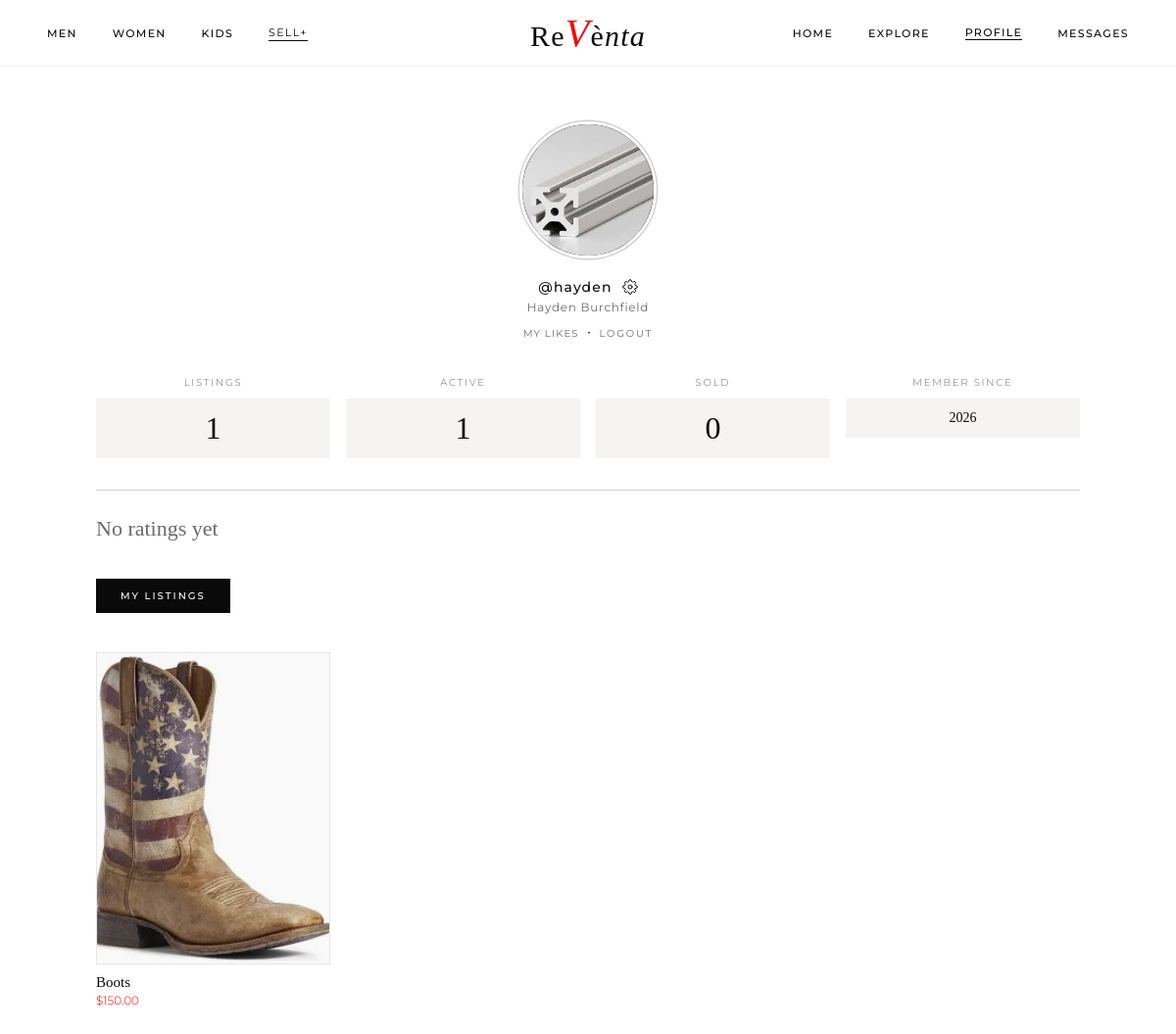
Screenshot of /pages/profile.php (signed in) with the database file from the repository.
### tables this page shows
CREATE TABLE `user` (
  `id` int NOT NULL AUTO_INCREMENT,
  `email` varchar(45) DEFAULT NULL,
  `phone_number` varchar(10) DEFAULT NULL,
  `birthday` datetime DEFAULT NULL,
  `username` varchar(15) DEFAULT NULL,
  `full_name` varchar(50) DEFAULT NULL,
  `address` varchar(45) DEFAULT NULL,
  `password` varchar(100) DEFAULT NULL,
  `state_id` int DEFAULT NULL,
  `country_id` int DEFAULT NULL,
  `profile_picture` varchar(500) DEFAULT NULL,
  `bio` varchar(300) DEFAULT NULL,
  `gender` varchar(20) DEFAULT NULL,
  PRIMARY KEY (`id`)
);

CREATE TABLE `listing` (
  `id` int NOT NULL AUTO_INCREMENT,
  `name` varchar(50) DEFAULT NULL,
  `price` varchar(45) DEFAULT NULL,
  `description` text,
  `condition_id` int DEFAULT NULL,
  `seller_id` int DEFAULT NULL,
  `create_date` datetime DEFAULT NULL,
  `is_sold` tinyint(1) DEFAULT '0',
  `created_at` datetime DEFAULT CURRENT_TIMESTAMP,
  `category_id` int DEFAULT NULL,
  `view_count` int DEFAULT NULL,
  PRIMARY KEY (`id`),
  KEY `category_id` (`category_id`),
  CONSTRAINT `listing_ibfk_1` FOREIGN KEY (`category_id`) REFERENCES `category` (`id`) ON DELETE SET NULL
);

### php/Utils/DatabaseConnection.php (called while the page is built, shortened)
<?php
class DatabaseConnection {
    private $host = "localhost";
    private $username = "root";
    private $password = "password";
    private $database = "reventa";
    private $connection;
    public function __construct() {
        $this->connection = new mysqli($this->host, $this->username, $this->password, $this->database);
        $this->connection->set_charset("utf8mb4");
    }
    public function getConnection() {
        return $this->connection;
    }
}
?>

### php/objects/User.php (called while the page is built, shortened)
<?php
require_once __DIR__ . '/../Utils/DatabaseConnection.php';
class User {
    private $db;
    public function __construct() {
        $this->db = new DatabaseConnection();
    }
    public function getUserById($id) {
        $conn  = $this->db->connect();
        $stmt  = $conn->prepare("SELECT * FROM user WHERE id = ?");
        $stmt->bind_param("i", $id);
        $stmt->execute();
        $user = $stmt->get_result()->fetch_assoc();
        return $user;
    }
    public function populate($id) {
        $user = $this->getUserById($id);
        $this->id              = $user['id'];
        $this->username        = $user['username'];
        $this->full_name       = $user['full_name']       ?? '';
        $this->birthday        = $user['birthday']        ?? '';
        $this->profile_picture = $user['profile_picture'] ?? null;
        return true;
    }
}
?>

### php/objects/Listing.php (called while the page is built, shortened)
<?php
require_once __DIR__ . '/../Utils/DatabaseConnection.php';
class Listing {
    private $conn;
    public function __construct() {
        $this->db   = new DatabaseConnection();
        $this->conn = $this->db->getConnection();
    }
    public function getListings(array $filters = []) {
        $where  = [];
        $params = [];
        $types  = "";
        if (!empty($filters['seller_id'])) {
            $where[]  = "l.seller_id = ?";
            $params[] = (int)$filters['seller_id'];
            $types   .= "i";
        }
        $whereClause = empty($where) ? "1=1" : implode(" AND ", $where);
        $orderBy = match($filters['sort'] ?? 'newest') {
            'price-low'  => "l.price ASC",
            'price-high' => "l.price DESC",
            default      => "l.created_at DESC",
        };
        $limit  = (int)($filters['limit']  ?? 40);
        $offset = (int)($filters['offset'] ?? 0);
        $sql = "
            SELECT l.id, l.name, l.price, l.description, l.created_at, l.is_sold,
                   c.name AS condition_name, c.id AS condition_id,
                   cat.name AS category_name, cat.id AS category_id,
                   u.username AS seller_username, u.id AS seller_id,
                   u.profile_picture AS seller_avatar,
                   (SELECT lp.photo_url FROM listing_photo lp
                    WHERE lp.listing_id = l.id ORDER BY lp.sort_order ASC LIMIT 1) AS cover_photo
            FROM listing l
            JOIN `condition` c   ON c.id  = l.condition_id
            LEFT JOIN category cat ON cat.id = l.category_id
            JOIN user u          ON u.id   = l.seller_id
            WHERE {$whereClause}
            ORDER BY {$orderBy}
            LIMIT ? OFFSET ?";
        $params[] = $limit; $params[] = $offset;
        $types   .= "ii";
        $stmt = $this->conn->prepare($sql);
        if ($types) $stmt->bind_param($types, ...$params);
        $stmt->execute();
        $result   = $stmt->get_result();
        $listings = [];
        while ($row = $result->fetch_assoc()) $listings[] = $row;
        return $listings;
    }
    public function getListingsBySeller($sellerId) {
        return $this->getListings([
            'seller_id'    => (int)$sellerId,
            'include_sold' => true,
            'limit'        => 200,
        ]);
    }
}
?>

### pages/profile.php (the view, shortened to what this page needs)
<?php
require_once '../php/objects/User.php';
require_once '../php/objects/Listing.php';
require_once '../php/Utils/DatabaseConnection.php';
$db   = new DatabaseConnection();
$conn = $db->getConnection();
$viewingUsername = trim($_GET['user'] ?? '');
$loggedIn        = isset($_SESSION['user_id']);
$userObj = new User();
if ($viewingUsername !== '') {
    $userRow = $userObj->getUserByUsername($viewingUsername);
    if (!$userRow) {
        http_response_code(404);
        die('User not found.');
    }
    $userObj->id              = $userRow['id'];
    $userObj->username        = $userRow['username'];
    $userObj->email           = $userRow['email'];
    $userObj->full_name       = $userRow['full_name']       ?? '';
    $userObj->phone_number    = $userRow['phone_number']    ?? '';
    $userObj->adress          = $userRow['address']         ?? '';
    $userObj->gender          = $userRow['gender']          ?? '';
    $userObj->birthday        = $userRow['birthday']        ?? '';
    $userObj->profile_picture = $userRow['profile_picture'] ?? null;
    $userObj->bio             = $userRow['bio']             ?? '';
    if ($loggedIn && strtolower($viewingUsername) === strtolower($_SESSION['username'] ?? '')) {
        header("Location: profile.php");
        exit;
    }
    $isOwn = false;
} else {
    $userObj->populate($_SESSION['user_id']);
    $isOwn = true;
}
$profileUserId = (int)$userObj->id;
function getRatingData(int $sellerId, mysqli $conn): array {
    $stmt = $conn->prepare(
        "SELECT ROUND(AVG(stars), 1) AS avg_stars, COUNT(*) AS total
         FROM seller_ratings WHERE seller_id = ?"
    );
    $stmt->bind_param("i", $sellerId);
    $stmt->execute();
    $row = $stmt->get_result()->fetch_assoc();
    return $row ?: ['avg_stars' => null, 'total' => 0];
}
$ratingData = ['avg_stars' => null, 'total' => 0];
$ratingsOk  = false;
try {
    $ratingData = getRatingData($profileUserId, $conn);
    $ratingsOk = true;
} catch (Throwable $e) {
}
$listingObj = new Listing();
$listings   = $listingObj->getListingsBySeller($profileUserId);
$totalSold  = count(array_filter($listings, fn($l) => $l['is_sold']));
$active     = array_filter($listings, fn($l) => !$l['is_sold']);
?>
<!DOCTYPE html>
<html lang="en">
<head>
<link rel="stylesheet" href="../assets/css/style.css">
<link rel="stylesheet" href="../assets/css/pages.css">
</head>
<body class="profile-body">
<nav>
  <div class="nav-left">
    <a href="mens.php">Men</a>
    <a href="womens.php">Women</a>
    <a href="kids.php">Kids</a>
    <a href="sell.php" class="nav-sell">Sell+</a>
  </div>
  <a href="../index.php" class="nav-logo">Re<span id="theV">V</span>è<span>nta</span></a>
  <div class="nav-right">
    <a href="../index.php">Home</a>
    <a href="explore.php">Explore</a>
    <a href="profile.php" class="<?= $isOwn ? 'active' : '' ?>">Profile</a>
    <?php if ($loggedIn): ?>
      <a href="messages.php">Messages</a>
    <?php endif; ?>
  </div>
</nav>
<div class="profile-wrap">
  <div class="profile-avatar-wrap">
    <?php if ($isOwn): ?>
      <form method="POST" action="profile.php" enctype="multipart/form-data" id="avatarForm">
        <div class="profile-avatar-circle" title="Click to change photo">
          <?php if (!empty($userObj->profile_picture)): ?>
            <img src="../<?= htmlspecialchars(ltrim($userObj->profile_picture, '/')) ?>" alt="Avatar">
          <?php endif; ?>
        </div>
      </form>
    <?php endif; ?>
    <div class="profile-username-row">
      <span style="font-family:var(--sans);font-size:14px;font-weight:500;letter-spacing:.08em;">
        @<?= htmlspecialchars($userObj->username) ?>
      </span>
      <?php if ($isOwn): ?>
        <a href="settings.php" class="nav-settings" aria-label="Settings">
        </a>
      <?php endif; ?>
    </div>
    <?php if (!empty($userObj->full_name)): ?>
      <div style="font-size:12px;letter-spacing:.06em;color:var(--mid);margin-top:4px;">
        <?= htmlspecialchars($userObj->full_name) ?>
      </div>
    <?php endif; ?>
    <?php if ($isOwn): ?>
      <div style="margin-top:8px;">
        <a href="likes.php"
           style="font-size:10px;letter-spacing:.12em;text-transform:uppercase;color:var(--mid);
                  text-decoration:none;border-bottom:1px solid transparent;
                  transition:color .2s,border-color .2s;"
           onmouseover="this.style.color='#0a0a0a';this.style.borderColor='#0a0a0a'"
           onmouseout="this.style.color='';this.style.borderColor=''">My Likes</a>
        &nbsp;·&nbsp;
        <a href="../php/Utils/Logout.php" class="logout-link">Logout</a>
      </div>
    <?php endif; ?>
  </div>
  <div class="profile-stats">
    <div>
      <p class="profile-stat-label">Listings</p>
      <div class="profile-stat-value-row"><h1><?= count($listings) ?></h1></div>
    </div>
    <div>
      <p class="profile-stat-label">Active</p>
      <div class="profile-stat-value-row"><h1><?= count($active) ?></h1></div>
    </div>
    <div>
      <p class="profile-stat-label">Sold</p>
      <div class="profile-stat-value-row"><h1><?= $totalSold ?></h1></div>
    </div>
    <div>
      <p class="profile-stat-label">Member Since</p>
      <div class="profile-stat-value-row"
           style="font-family:var(--serif);font-size:14px;font-weight:300;">
        <?php
          echo !empty($userObj->birthday) ? date('Y', strtotime($userObj->birthday)) : '—';
        ?>
      </div>
    </div>
  </div>
  <?php if ($ratingsOk):
    $hasRatings = $ratingData['total'] > 0;
  ?>
  <div class="rating-section">
    <div class="rating-avg-empty" id="ratingEmpty"
         style="<?= $hasRatings ? 'display:none' : 'margin-bottom:12px;' ?>">No ratings yet</div>
  </div>
  <?php endif; ?>
  <?php if (!empty($listings)): ?>
    <div class="profile-tabs" style="margin-top:40px;">
      <span class="profile-tab active">
        <?= $isOwn ? 'My Listings' : 'Listings' ?>
      </span>
    </div>
    <div class="profile-items-grid">
      <?php foreach ($listings as $item): ?>
        <div class="profile-item-card"
             onclick="window.location='listing.php?id=<?= $item['id'] ?>'">
          <div class="profile-item-image">
            <?php if (!empty($item['cover_photo'])): ?>
              <img style="width:100%;height:100%;object-fit:cover;display:block;"
                   src="../<?= htmlspecialchars(ltrim($item['cover_photo'], '/')) ?>"
                   alt="<?= htmlspecialchars($item['name']) ?>"
                   loading="lazy">
            <?php else: ?>
              <div class="profile-item-image-inner <?= 's'.((($item['id']-1)%8)+1) ?>"></div>
            <?php endif; ?>
          </div>
          <div class="profile-item-info">
            <div class="profile-item-name"><?= htmlspecialchars($item['name']) ?></div>
            <div class="profile-item-price">
              $<?= number_format((float)$item['price'], 2) ?>
            </div>
          </div>
        </div>
      <?php endforeach; ?>
    </div>
  <?php endif; ?>
</div>
</body>
</html>

### assets/css/style.css (style rules this page uses)
*, *::before, *::after { margin: 0; padding: 0; box-sizing: border-box; }
:root { --white: #ffffff; --off-white: #f5f4f2; --black: #0a0a0a; --mid: #6b6b6b; --light: #d0d0d0; --serif: 'Cormorant Garamond', Georgia, serif; --sans: 'Montserrat', sans-serif; --nav-h: 68px; }
html, body { height: 100%; background: var(--white); color: var(--black); font-family: var(--sans); overflow-x: hidden; }
nav { position: fixed; top: 0; left: 0; right: 0; z-index: 100; display: flex; align-items: center; justify-content: space-between; padding: 0 48px; height: 68px; background: rgba(255,255,255,0.97); backdrop-filter: blur(12px); -webkit-backdrop-filter: blur(12px); border-bottom: 1px solid rgba(0,0,0,0.06); }
.nav-left, .nav-right { display: flex; align-items: center; gap: 36px; }
.nav-left a, .nav-right a { font-family: var(--sans); font-size: 11px; font-weight: 500; letter-spacing: 0.12em; text-transform: uppercase; color: var(--black); text-decoration: none; transition: color 0.2s ease; }
.nav-left a.active, .nav-right a.active { color: var(--black); border-bottom: 1px solid var(--black); }
.nav-sell { font-weight: 400 !important; border-bottom: 1px solid var(--black) !important; padding-bottom: 1px; }
#theV { font-style: italic; color: red; font-size: 40px; }
.nav-logo { position: absolute; left: 50%; transform: translateX(-50%); font-family: var(--serif); font-size: 30px; font-weight: 400; letter-spacing: 0.04em; color: var(--black); text-decoration: none; user-select: none; white-space: nowrap; }
.nav-logo span { font-style: italic; }
.nav-settings { display: flex; align-items: center; justify-content: center; color: var(--black); text-decoration: none; transition: color 0.2s ease, transform 0.3s ease; }
.profile-stat-value-row { background: var(--off-white); padding: 12px 18px; }

### assets/css/pages.css (style rules this page uses)
.profile-body { padding-top: 68px; min-height: 100vh; background: var(--white); }
.profile-wrap { max-width: 1100px; margin: 0 auto; padding: 56px 48px 96px; }
.profile-avatar-wrap { display: flex; flex-direction: column; align-items: center; margin-bottom: 24px; }
.profile-avatar-circle { width: 140px; height: 140px; border-radius: 50%; background: black; display: flex; align-items: center; justify-content: center; border: 3px solid var(--white); box-shadow: 0 0 0 1.5px var(--light); margin-bottom: 20px; overflow: hidden; cursor: pointer; position: relative; }
.profile-avatar-circle img { width: 100%; height: 100%; object-fit: cover; }
.profile-username-row { display: flex; align-items: center; gap: 10px; }
.profile-stats { display: grid; grid-template-columns: repeat(4, 1fr); gap: 16px; margin: 36px 0 0; }
.profile-stat-label { font-size: 10px;font-weight: 300;letter-spacing: 0.18em;text-transform: uppercase;color:var(--mid);text-align: center;margin-bottom: 10px; }
.profile-stat-value-row { text-align: center; }
.profile-stat-value-row h1 { font-family: var(--serif); font-size: 32px; font-weight: 300; }
.profile-items-grid { display: grid; grid-template-columns: repeat(4, 1fr); gap: 16px; margin-top: 40px; }
.profile-item-card { cursor: pointer; }
.profile-item-image { aspect-ratio: 3/4; background: var(--off-white); border: 1px solid rgba(0,0,0,0.06); overflow: hidden; }
.profile-item-info { padding: 10px 0; }
.profile-item-name { font-family: var(--serif); font-size: 15px; font-weight: 400; margin-bottom: 2px; white-space: nowrap; overflow: hidden; text-overflow: ellipsis; }
.profile-item-price { font-size: 12px;font-weight: 300;color: red; }
.profile-tabs { display: flex; gap: 2px; margin: 32px 0 24px; }
.profile-tab { font-family: var(--sans); font-size: 10px; font-weight: 500; letter-spacing: 0.2em; text-transform: uppercase; color: var(--black); background: var(--white); border: 1px solid var(--black); padding: 10px 24px; cursor: pointer; text-decoration: none; transition: background 0.2s, color 0.2s; }
.profile-tab.active, .profile-tab:hover { background: var(--black); color: var(--white); }

### pages/profile.php (style rules this page uses)
.rating-section { margin-top:32px; padding-top:28px; border-top:1px solid var(--light); }
.rating-avg-empty { font-family:var(--serif); font-size:22px; font-weight:300; color:var(--mid); line-height:1; }
.logout-link { font-size:10px; font-weight:400; letter-spacing:.18em; text-transform:uppercase; color:var(--mid); text-decoration:none; border-bottom:1px solid transparent; transition:color .2s,border-color .2s; }

### rows the page displays
user: profile_picture (picture), username "hayden", full_name "Hayden Burchfield", birthday "2026"
listing: is_sold "1", is_sold "0", name "Boots", price "150.00"

### other values shown
count($listings) "1"
